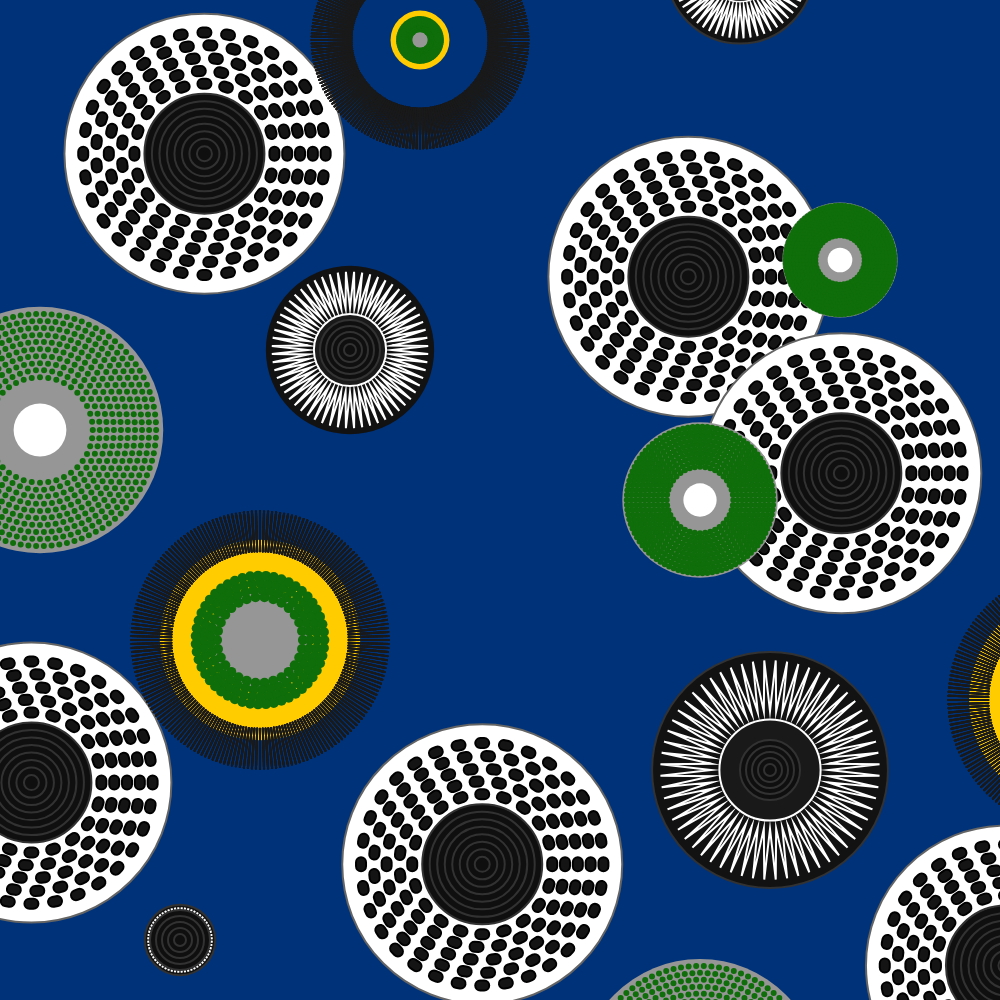
Frame 1 (no input)
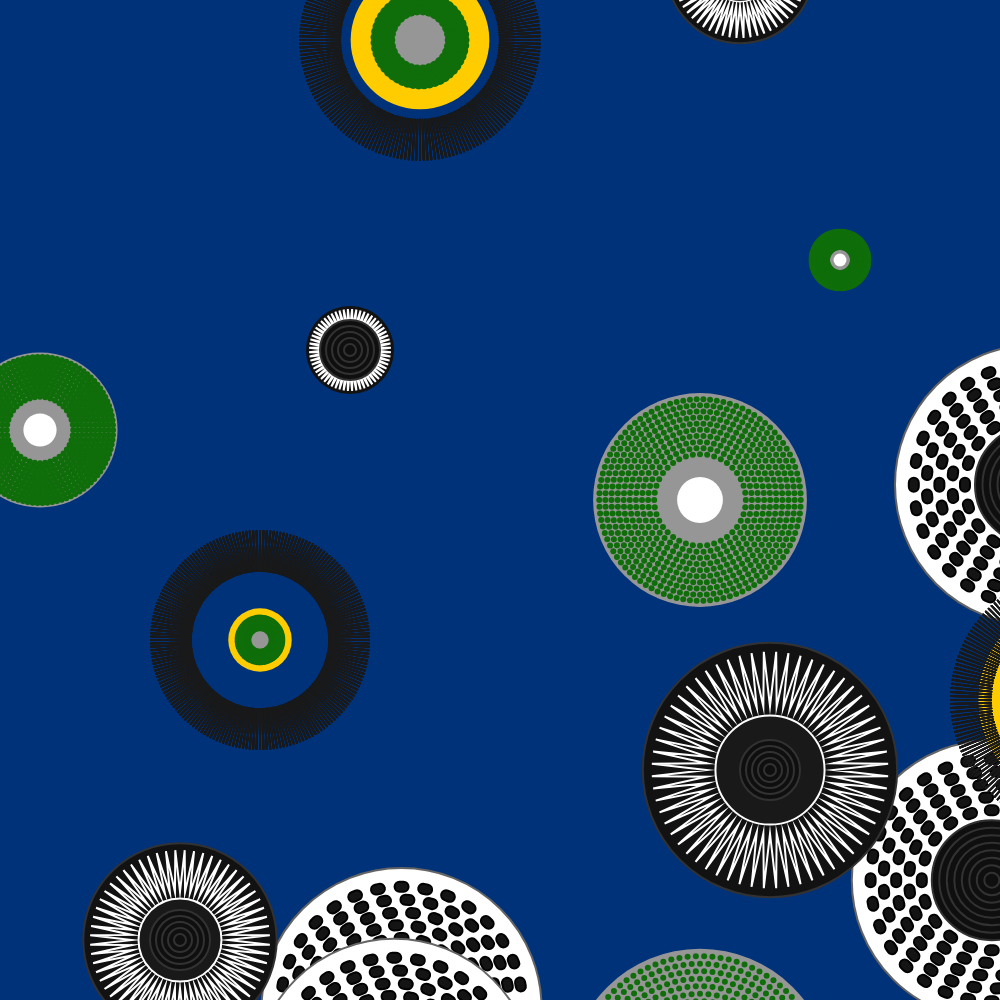
Frame 60 (no input)
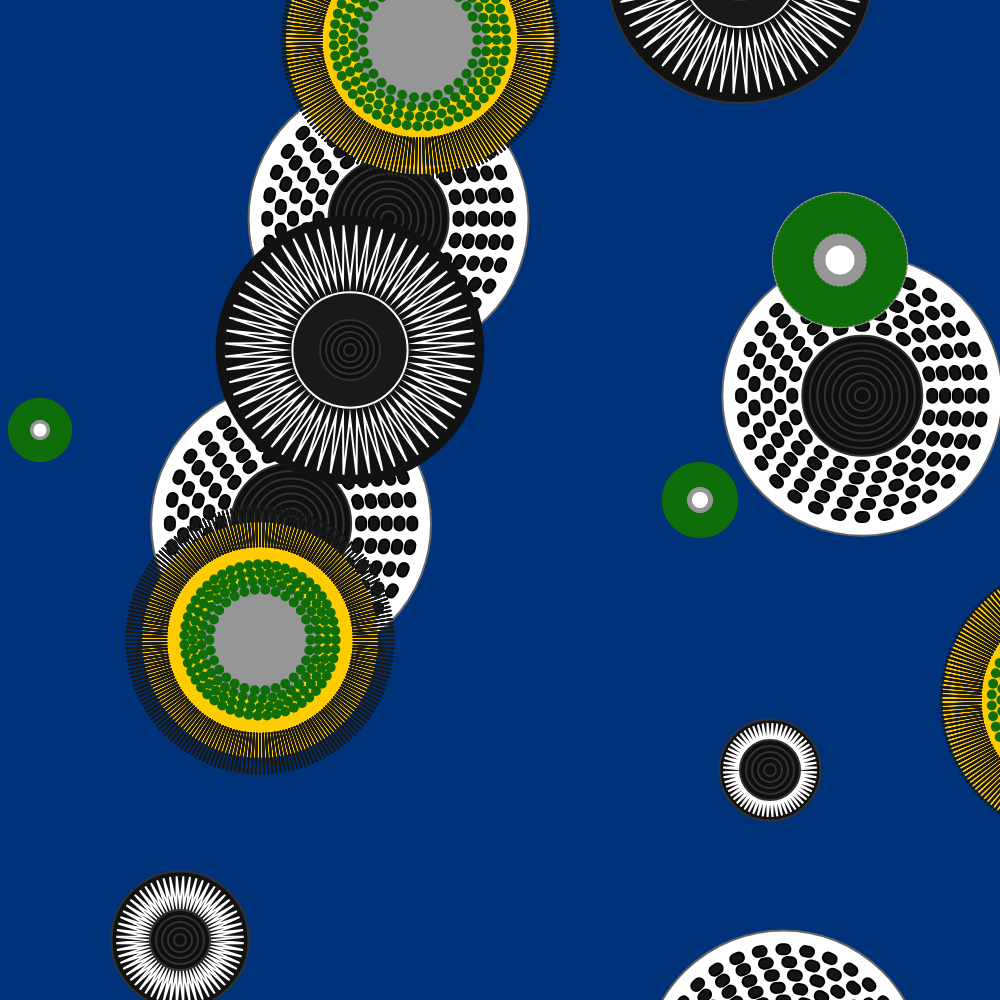
Frame 120 (the mouse pressed at the canvas centre since frame 60)

The p5.js sketch that drew these frames (run headless with seeded random() and noise() and a simulated clock; from frame 60 on, the mouse is pressed at the canvas centre):

// p5.js sketch
// ── sketch.js
// Arrays containing the initial positions for various circles
let centerXs = [70, 490, 320, 430, 240, -20];
let centerYs = [70, 490, 130, 240, 430, 370];
let targetCenterXs = [70, 490, 320, 430, 240, -20];
let targetCenterYs = [70, 490, 130, 240, 430, 370];

let circle1Xs = [210, 540, 130];
let circle1Ys = [20, 350, 320];
let circle2Xs = [350, 420, 350, 20];
let circle2Ys = [540, 130, 250, 215];
let circle3Xs = [175, 385, 370, 90];
let circle3Ys = [175, 385, -15, 470];

const easing = 0.05;

let circleSizes = [];
let targetCircleSizes = [];

// Function to get the minimum window size
function minWindowSize() {
  return min(windowWidth, windowHeight);
}

// Setup function to initialize the canvas
function setup() {
  let Size = minWindowSize();
  createCanvas(Size, Size);
  background(0, 84, 121);

  // Initialize target positions for smooth motion
  for (let i = 0; i < centerXs.length; i++) {
    targetCenterXs[i] = random(width);
    targetCenterYs[i] = random(height);
  }

  // Initialize sizes for smooth scaling
  for (let i = 0; i < circle1Xs.length + circle2Xs.length + circle3Xs.length; i++) {
    circleSizes[i] = random(20, 140);
    targetCircleSizes[i] = random(20, 140);
  }
}

// Function to draw a ring of rectangles around a circle
function circleRing(centerX, centerY) {
  let radius = 35;
  let numRects = 20;
  let rectWidth = 5;
  let rectHeight = 7;
  let cornerRadius = 8;
  let layerNum = 5;
  let s = 5 / layerNum;
  fill(20); 
  stroke(0);
  for (let a = 0; a < layerNum; a++) {
    for (let i = 0; i < numRects; i++) {
      let angle = TWO_PI / numRects * i;
      let x = centerX + cos(angle) * radius;
      let y = centerY + sin(angle) * radius;
      push();
      translate(x, y);
      rotate(angle);
      rectMode(CENTER);
      rect(0, 0, rectWidth * s, rectHeight * s, cornerRadius);
      pop();
    }
    radius = radius + 32 / layerNum;
    numRects = numRects + 3;
  }
}

// Function to draw concentric circles
function drawConcentricCircles(centerX, centerY, maxDiameter, numCircles) {
  let step = maxDiameter / numCircles;
  for (let i = 0; i < numCircles; i++) {
    let diameter = maxDiameter - i * step;
    fill(15); 
    stroke(50); 
    strokeWeight(1);
    ellipse(centerX, centerY, diameter, diameter);
  }
}

// Function to draw dots in a circular pattern
function drawCircleDots(centerX, centerY, radius, numDots, dot) {
  let angleStep = TWO_PI / numDots;
  fill(15, 110, 10); 
  noStroke();
  for (let i = 0; i < numDots; i++) {
    let angle = i * angleStep;
    let x = centerX + cos(angle) * radius;
    let y = centerY + sin(angle) * radius;
    ellipse(x, y, dot, dot);
  }
}

// Function to draw lines radiating from a circle
function drawCircleLines(centerX, centerY, startRadius, numLines, lineLength) {
  strokeWeight(1);
  stroke(25); // Fixed color for lines
  for (let i = 0; i < numLines; i++) {
    let angle = TWO_PI / numLines * i;
    let xStart = centerX + cos(angle) * startRadius;
    let yStart = centerY + sin(angle) * startRadius;
    let xEnd = centerX + cos(angle) * (startRadius + lineLength);
    let yEnd = centerY + sin(angle) * (startRadius + lineLength);
    line(xStart, yStart, xEnd, yEnd);
  }
}

// Function to draw the first type of circle with dots and lines
function Circle1(centerX, centerY, size) {
  let baseRadius = size / 4.67;
  let radiusIncrement = size / 28;
  let numLayers = 4;

  fill(255, 204, 0);
  noStroke();
  circle(centerX, centerY, size);

  fill(150); 
  noStroke();
  circle(centerX, centerY, size / 2);

  for (let i = 0; i < numLayers; i++) {
    drawCircleDots(centerX, centerY, baseRadius + i * radiusIncrement, 30 + i * 7, 5);
    drawCircleLines(centerX, centerY, 30 + numLayers * radiusIncrement, 200, 20);
  }
}

// Function to draw the second type of circle with multiple layers of dots
function Circle2(centerX, centerY, size) {
  let numLayers = 10;
  let initialRadius = size / 4.67;
  let radiusStep = size / 35;
  let initialNumDots = 40;
  let dotsIncrement = 6;

  fill(150); 
  noStroke();
  circle(centerX, centerY, size);

  fill(255); 
  ellipse(centerX, centerY, size / 4.67, size / 4.67);

  for (let i = 0; i < numLayers; i++) {
    let radius = initialRadius + i * radiusStep;
    let numDots = initialNumDots + i * dotsIncrement;
    drawCircleDots(centerX, centerY, radius, numDots, 3);
  }
}

// Function to draw the third type of circle with vertices
function Circle3(centerX, centerY, size) {
  let innerRadius = size / 4;
  let outerRadius = size / 2.15;
  let numPoints = 120;

  let points = [];

  for (let i = 0; i < numPoints; i++) {
    let angle = TWO_PI / numPoints * i;
    if (i % 2 == 0) {
      let x = centerX + cos(angle) * innerRadius;
      let y = centerY + sin(angle) * innerRadius;
      points.push(createVector(x, y));
    } else {
      let x = centerX + cos(angle) * outerRadius;
      let y = centerY + sin(angle) * outerRadius;
      points.push(createVector(x, y));
    }
  }
  strokeWeight(1);
  stroke(255); 
  noFill();

  beginShape();
  for (let p of points) {
    vertex(p.x, p.y);
  }
  endShape(CLOSE);
}

// Draw function to render all the elements on the canvas
function draw() {
  background(0, 50, 121);
  let Size = minWindowSize();
  scale(Size / 500);

  // Update positions with easing
  for (let i = 0; i < centerXs.length; i++) {
    centerXs[i] = lerp(centerXs[i], targetCenterXs[i], easing);
    centerYs[i] = lerp(centerYs[i], targetCenterYs[i], easing);

    // Draw main circles with updated positions
    fill(255); 
    stroke(100); 
    strokeWeight(1);
    circle(centerXs[i], centerYs[i], 140);

    drawConcentricCircles(centerXs[i], centerYs[i], 60, 8);
    circleRing(centerXs[i], centerYs[i]);
  }

  // Update circle sizes with easing
  for (let i = 0; i < circleSizes.length; i++) {
    circleSizes[i] = lerp(circleSizes[i], targetCircleSizes[i], easing);

    // Update target sizes every 60 frames
    if (frameCount % 60 == 0) {
      targetCircleSizes[i] = random(10, 140);
    }
  }

  // Draw animated circles
  for (let i = 0; i < circle1Xs.length; i++) {
    let x = circle1Xs[i];
    let y = circle1Ys[i];
    Circle1(x, y, circleSizes[i]);
  }

  for (let i = 0; i < circle2Xs.length; i++) {
    let x = circle2Xs[i];
    let y = circle2Ys[i];
    Circle2(x, y, circleSizes[circle1Xs.length + i]);
  }

  for (let i = 0; i < circle3Xs.length; i++) {
    let x = circle3Xs[i];
    let y = circle3Ys[i];
    fill(18); 
    circle(x, y, circleSizes[circle1Xs.length + circle2Xs.length + i]);
    Circle3(x, y, circleSizes[circle1Xs.length + circle2Xs.length + i]);
    fill(25); 
    circle(x, y, circleSizes[circle1Xs.length + circle2Xs.length + i] / 2.33);
    drawConcentricCircles(x, y, 30, 5);
  }

  // Every 48 frames, update target positions
  if (frameCount % 48 == 0) {
    for (let i = 0; i < targetCenterXs.length; i++) {
      targetCenterXs[i] = random(width);
      targetCenterYs[i] = random(height);
    }
  }
}

// Function to resize the canvas when the window is resized
function windowResized() {
  let Size = minWindowSize();
  resizeCanvas(Size, Size);
}
